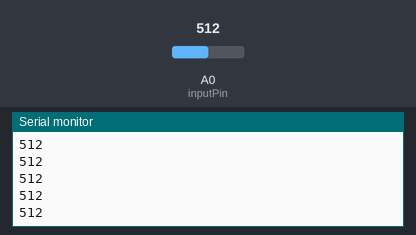
The sketch below on a simulated Arduino Uno, built with avr-gcc and run on an emulated ATmega328P. Shown: the last lines printed to the serial monitor. The inputs (shaded band) are chosen by the test bench; at power-on: A0 (inputPin) = 512.

Above: at 1.2 s.
1.3 s: A0 (inputPin) set to 716
At 1.9 s:
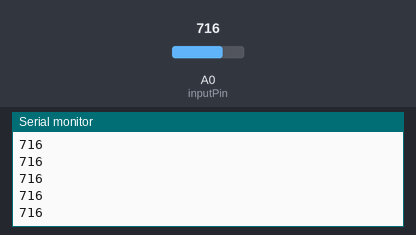
2.8 s: A0 (inputPin) set to 900
At 3.9 s:
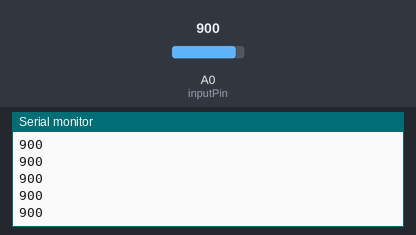
Timing chart, 0 to 5.8 s (numbered marks = the images above; inputs shaded):
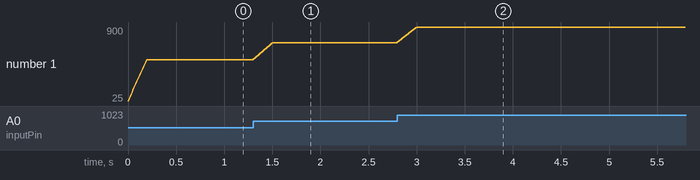

Measured:
- after the input at 1.3 s, the serial monitor: prints a new line at once (image 1)
- after the input at 2.8 s, the serial monitor: prints a new line at once (image 2)
- plotted number 1: 512 → 716 after the input at 1.3 s, 716 → 900 after the input at 2.8 s

The sketch:

Cavities_Wanted.ino
```cpp
const int numReadings = 20;

int readings[numReadings];      // the readings from the analog input
int readIndex = 0;              // the index of the current reading
int total = 0;                  // the running total
int average = 0;                // the average

int inputPin = A0;

void setup() {
  // initialize serial communication with computer:
  Serial.begin(115200);
  // initialize all the readings to 0:
  for (int thisReading = 0; thisReading < numReadings; thisReading++) {
    readings[thisReading] = 0;
  }
}

void loop() {
  total = total - readings[readIndex];
  readings[readIndex] = analogRead(inputPin);
  total = total + readings[readIndex];
  readIndex = readIndex + 1;

  if (readIndex >= numReadings) {
    readIndex = 0;
  }

  average = total / numReadings;
  Serial.println(average);
  delay(10);
}
```
